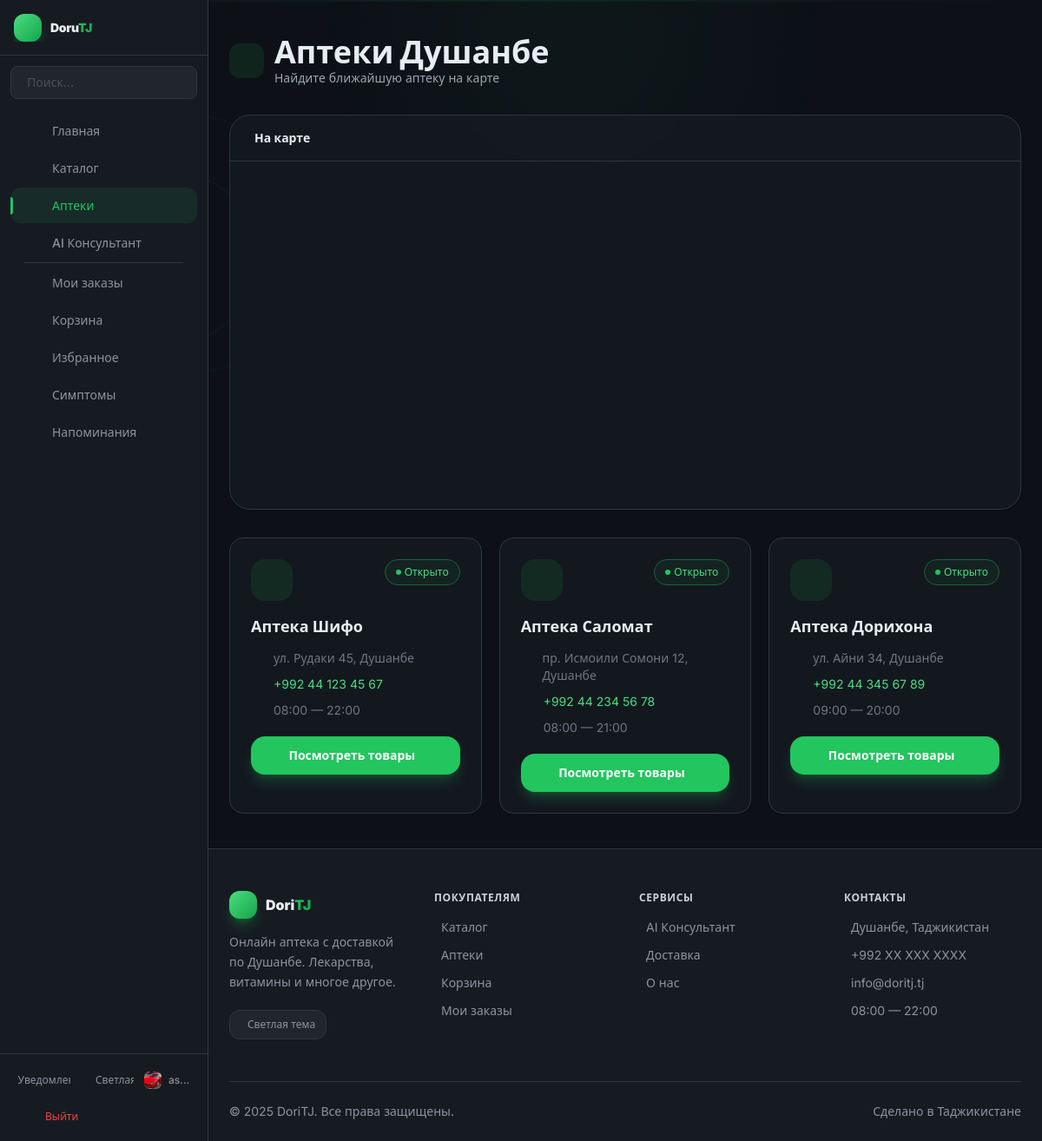
/pharmacies/ (signed in), run on the app's committed database.
### accounts/models.py (models this page shows, shortened)
class User(AbstractUser):
    phone = models.CharField(max_length=20, blank=True)
    address = models.TextField(blank=True)
    birth_date = models.DateField(null=True, blank=True)
    avatar = models.ImageField(upload_to='avatars/', blank=True)
    age = models.PositiveIntegerField(null=True, blank=True)
    is_courier = models.BooleanField(default=False)
    is_manager = models.BooleanField(default=False)

### pharmacies/models.py (models this page shows, shortened)
class Pharmacy(models.Model):
    name = models.CharField(max_length=200)
    address = models.TextField()
    phone = models.CharField(max_length=20)
    latitude = models.FloatField()
    longitude = models.FloatField()
    working_hours = models.CharField(max_length=100)
    is_active = models.BooleanField(default=True)
    manager = models.ForeignKey(
        settings.AUTH_USER_MODEL,
        on_delete=models.SET_NULL,
        null=True,
        blank=True,
        related_name='managed_pharmacies'
    )

### pharmacies/views.py (the view)
# urls.py: path('', views.PharmacyListView.as_view(), name='pharmacy_list'),
class PharmacyListView(generic.ListView):
    model = Pharmacy
    template_name = 'pharmacy_list.html'
    context_object_name = 'pharmacies'
    def get_queryset(self):
        return Pharmacy.objects.filter(is_active=True)

### templates/pharmacy_list.html (shortened to what this page needs)
{% extends 'base.html' %}
{% load i18n %}
{% block content %}
<div class="flex items-center gap-3 mb-8">
  <div class="w-10 h-10 bg-brand-50 dark:bg-brand-900/30 rounded-xl flex items-center justify-center">
  </div>
  <div>
    <h1 class="text-3xl md:text-4xl font-black text-gray-900 dark:text-white">{% trans 'Аптеки Душанбе' %}</h1>
    <p class="text-gray-400 text-sm">{% trans 'Найдите ближайшую аптеку на карте' %}</p>
  </div>
</div>
<div class="bg-white/80 dark:bg-[#161b22]/80 backdrop-blur-sm rounded-3xl border border-gray-200 dark:border-[#30363d] overflow-hidden mb-8 shadow-sm">
  <div class="px-5 py-4 border-b border-gray-200 dark:border-[#30363d] flex items-center gap-2">
    <h2 class="font-bold text-gray-900 dark:text-white text-sm">{% trans 'На карте' %}</h2>
  </div>
  <div id="map" style="height: 400px;"></div>
</div>
<div class="grid grid-cols-1 md:grid-cols-2 lg:grid-cols-3 gap-5 stagger">
  {% for pharmacy in pharmacies %}
  <div class="bg-white/80 dark:bg-[#161b22]/80 backdrop-blur-sm rounded-2xl border border-gray-200 dark:border-[#30363d] p-6 card-lift hover:border-brand-400/40 dark:hover:border-brand-500/40 transition-all shadow-sm">
    <div class="flex items-start justify-between mb-4">
      <div class="w-12 h-12 bg-brand-50 dark:bg-brand-900/30 rounded-2xl flex items-center justify-center">
      </div>
      <span class="flex items-center gap-1 bg-green-50 dark:bg-green-900/20 text-green-700 dark:text-green-400 text-xs px-3 py-1.5 rounded-full font-medium border border-green-200 dark:border-green-800">
        <span class="w-1.5 h-1.5 bg-green-500 rounded-full"></span>
        {% trans 'Открыто' %}
      </span>
    </div>
    <h3 class="font-bold text-gray-900 dark:text-white text-lg mb-3">{{ pharmacy.name }}</h3>
    <div class="space-y-2.5 text-sm text-gray-500 mb-5">
      <div class="flex items-center gap-2.5">
        <span>{{ pharmacy.address }}</span>
      </div>
      <div class="flex items-center gap-2.5">
        <a href="tel:{{ pharmacy.phone }}" class="text-brand-600 dark:text-brand-400 hover:underline">{{ pharmacy.phone }}</a>
      </div>
      <div class="flex items-center gap-2.5">
        <span>{{ pharmacy.working_hours }}</span>
      </div>
    </div>
    <a href="{% url 'pharmacy_detail' pharmacy.pk %}"
       class="flex items-center justify-center gap-2 w-full bg-brand-500 hover:bg-brand-600 text-white py-3 rounded-2xl btn-press transition-all text-sm font-semibold shadow-lg shadow-brand-500/25">
      {% trans 'Посмотреть товары' %}
    </a>
  </div>
  {% endfor %}
</div>
<link rel="stylesheet" href="https://unpkg.com/leaflet@1.9.4/dist/leaflet.css">
{% endblock %}

### templates/base.html (shortened to what this page needs)
{% load i18n %}
{% get_current_language as LANGUAGE_CODE %}
<!DOCTYPE html>
<html lang="{{ LANGUAGE_CODE }}" class="scroll-smooth dark">
<head>
  <script src="https://cdn.tailwindcss.com"></script>
  <link rel="stylesheet" href="https://cdn.jsdelivr.net/npm/@tabler/icons-webfont@latest/tabler-icons.min.css">
</head>
<body class="bg-[#0d1117] text-[#e6edf3] antialiased min-h-screen">
<div style="position:fixed;inset:0;pointer-events:none;z-index:0;overflow:hidden">
  <div style="position:absolute;top:-20%;left:30%;width:600px;height:600px;background:radial-gradient(circle,rgba(34,197,94,0.04) 0%,transparent 70%);border-radius:50%"></div>
</div>
<aside id="sidebar" class="sidebar flex flex-col bg-[#161b22] border-r border-[#30363d]">
  <div class="flex items-center justify-between h-16 px-4 border-b border-[#30363d] flex-shrink-0">
    <a href="{% url 'home' %}" class="flex items-center gap-2.5 overflow-hidden flex-shrink-0">
      <div class="w-8 h-8 bg-gradient-to-br from-brand-400 to-brand-600 rounded-xl flex items-center justify-center shadow-lg shadow-brand-500/30 flex-shrink-0">
      </div>
      <span class="sidebar-logo-text text-sm font-black tracking-tight truncate transition-all duration-300">
        Doru<span class="text-gradient">TJ</span>
      </span>
    </a>
    <button onclick="toggleSidebar()" class="w-7 h-7 rounded-lg flex items-center justify-center text-gray-500 hover:text-[#e6edf3] hover:bg-[#21262d] transition-all flex-shrink-0 sidebar-collapse-btn">
    </button>
  </div>
  {% if user.is_authenticated and not user.is_courier and not user.is_manager %}
  <div class="sidebar-search px-3 pt-3 pb-1">
    <form method="GET" action="{% url 'catalog' %}" class="input-glow">
      <div class="flex items-center bg-[#21262d] rounded-lg border border-[#30363d] hover:border-brand-500/50 focus-within:border-brand-500 transition-all overflow-hidden">
        <input type="text" name="search" placeholder="{% trans 'Поиск...' %}"
               class="w-full bg-transparent px-2 py-2 text-sm text-[#e6edf3] placeholder-[#484f58] focus:outline-none">
      </div>
    </form>
  </div>
  {% endif %}
  <nav class="flex-1 overflow-y-auto scrollbar-none px-3 py-3 space-y-0.5 sidebar-nav">
    {% url 'home' as home_url %}
    {% url 'catalog' as catalog_url %}
    {% url 'pharmacy_list' as pharmacy_url %}
    {% url 'consultant' as consultant_url %}
    {% url 'my_orders' as orders_url %}
    {% url 'cart' as cart_url %}
    {% url 'favorites' as favorites_url %}
    {% url 'symptom_search' as symptom_url %}
    {% url 'reminders' as reminders_url %}
    {% url 'profile' as profile_url %}
    {% with request.path as path %}
    <a href="{{ home_url }}" class="sidebar-item {% if path == home_url %}active{% endif %}">
      <span class="sidebar-label">{% trans 'Главная' %}</span>
    </a>
    {% if not user.is_courier and not user.is_manager %}
    <a href="{{ catalog_url }}" class="sidebar-item {% if path == catalog_url %}active{% endif %}">
      <span class="sidebar-label">{% trans 'Каталог' %}</span>
    </a>
    <a href="{{ pharmacy_url }}" class="sidebar-item {% if path == pharmacy_url %}active{% endif %}">
      <span class="sidebar-label">{% trans 'Аптеки' %}</span>
    </a>
    <a href="{{ consultant_url }}" class="sidebar-item {% if path == consultant_url %}active{% endif %}">
      <span class="sidebar-label">AI {% trans 'Консультант' %}</span>
    </a>
    {% endif %}
    {% if user.is_authenticated and not user.is_courier and not user.is_manager %}
    <div class="sidebar-divider"></div>
    <a href="{{ orders_url }}" class="sidebar-item {% if path == orders_url %}active{% endif %}">
      <span class="sidebar-label">{% trans 'Мои заказы' %}</span>
    </a>
    <a href="{{ cart_url }}" class="sidebar-item {% if path == cart_url %}active{% endif %}">
      <span class="sidebar-label">{% trans 'Корзина' %}</span>
    </a>
    <a href="{{ favorites_url }}" class="sidebar-item {% if path == favorites_url %}active{% endif %}">
      <span class="sidebar-label">{% trans 'Избранное' %}</span>
    </a>
    <a href="{{ symptom_url }}" class="sidebar-item {% if path == symptom_url %}active{% endif %}">
      <span class="sidebar-label">{% trans 'Симптомы' %}</span>
    </a>
    <a href="{{ reminders_url }}" class="sidebar-item {% if path == reminders_url %}active{% endif %}">
      <span class="sidebar-label">{% trans 'Напоминания' %}</span>
    </a>
    {% endif %}
    {% endwith %}
  </nav>
  <div class="border-t border-[#30363d] px-3 py-3 flex-shrink-0 sidebar-bottom">
    {% if user.is_authenticated %}
    <div class="flex items-center justify-between gap-1 mb-2">
      <a href="{% url 'notifications' %}" class="sidebar-item !p-2 !rounded-lg flex-1 flex items-center justify-center gap-2 relative" title="{% trans 'Уведомления' %}">
        <span class="sidebar-label text-xs">{% trans 'Уведомления' %}</span>
      </a>
      <button onclick="toggleTheme()" class="sidebar-item !p-2 !rounded-lg flex-1 flex items-center justify-center gap-2" title="{% trans 'Тема' %}">
        <span id="sidebar-theme-text" class="sidebar-label text-xs">{% trans 'Тёмная' %}</span>
      </button>
      <a href="{% url 'profile' %}" class="sidebar-item !p-2 !rounded-lg flex-1 flex items-center justify-center gap-2" title="{% trans 'Профиль' %}">
        <div class="w-5 h-5 rounded-md overflow-hidden flex-shrink-0">
          {% if user.avatar %}
          <img src="{{ user.avatar.url }}" class="w-full h-full object-cover">
          {% else %}
          <div class="w-full h-full bg-gradient-to-br from-brand-400 to-brand-600 flex items-center justify-center text-white text-[8px] font-bold">
            {{ user.username|first|upper }}
          </div>
          {% endif %}
        </div>
        <span class="sidebar-label text-xs truncate">{{ user.username }}</span>
      </a>
    </div>
    <a href="{% url 'logout' %}" class="sidebar-item !p-2 !rounded-lg text-red-500 hover:bg-red-500/10 hover:text-red-400">
      <span class="sidebar-label text-xs">{% trans 'Выйти' %}</span>
    </a>
    {% endif %}
  </div>
</aside>
<div id="main-wrapper" class="main-content flex flex-col min-h-screen relative z-10">
  <main class="flex-1 w-full max-w-7xl mx-auto px-4 md:px-6 py-6 md:py-10">
    {% block content %}{% endblock %}
  </main>
  <footer class="bg-[#161b22] border-t border-[#30363d] mt-auto pb-20 lg:pb-0">
    <div class="max-w-7xl mx-auto px-4 md:px-6">
      <div class="grid grid-cols-2 md:grid-cols-4 gap-8 py-12">
        <div class="col-span-2 md:col-span-1">
          <a href="{% url 'home' %}" class="flex items-center gap-2.5 mb-4 group">
            <div class="w-8 h-8 bg-gradient-to-br from-brand-400 to-brand-600 rounded-xl flex items-center justify-center group-hover:scale-105 transition-transform shadow-lg shadow-brand-500/30">
            </div>
            <span class="font-black text-[#e6edf3]">Dori<span class="text-gradient">TJ</span></span>
          </a>
          <p class="text-[#8b949e] text-sm leading-relaxed mb-5 max-w-xs">
            {% trans 'Онлайн аптека с доставкой по Душанбе. Лекарства, витамины и многое другое.' %}
          </p>
          <button onclick="toggleTheme()" class="inline-flex items-center gap-2 bg-[#21262d] hover:bg-[#30363d] px-3 py-2 rounded-xl text-xs font-medium text-[#8b949e] btn-press transition-all border border-[#30363d]">
            <span id="footer-theme-text">{% trans 'Тёмная тема' %}</span>
          </button>
        </div>
        <div>
          <h4 class="text-xs font-semibold text-[#c9d1d9] uppercase tracking-wider mb-4">{% trans 'Покупателям' %}</h4>
          <ul class="space-y-3">
            <li><a href="{% url 'catalog' %}" class="flex items-center gap-2 text-sm text-[#8b949e] hover:text-brand-500 transition-colors">{% trans 'Каталог' %}</a></li>
            <li><a href="{% url 'pharmacy_list' %}" class="flex items-center gap-2 text-sm text-[#8b949e] hover:text-brand-500 transition-colors">{% trans 'Аптеки' %}</a></li>
            <li><a href="{% url 'cart' %}" class="flex items-center gap-2 text-sm text-[#8b949e] hover:text-brand-500 transition-colors">{% trans 'Корзина' %}</a></li>
            <li><a href="{% url 'my_orders' %}" class="flex items-center gap-2 text-sm text-[#8b949e] hover:text-brand-500 transition-colors">{% trans 'Мои заказы' %}</a></li>
          </ul>
        </div>
        <div>
          <h4 class="text-xs font-semibold text-[#c9d1d9] uppercase tracking-wider mb-4">{% trans 'Сервисы' %}</h4>
          <ul class="space-y-3">
            <li><a href="{% url 'consultant' %}" class="flex items-center gap-2 text-sm text-[#8b949e] hover:text-brand-500 transition-colors">{% trans 'AI Консультант' %}</a></li>
            <li><a href="#" class="flex items-center gap-2 text-sm text-[#8b949e] hover:text-brand-500 transition-colors">{% trans 'Доставка' %}</a></li>
            <li><a href="#" class="flex items-center gap-2 text-sm text-[#8b949e] hover:text-brand-500 transition-colors">{% trans 'О нас' %}</a></li>
          </ul>
        </div>
        <div>
          <h4 class="text-xs font-semibold text-[#c9d1d9] uppercase tracking-wider mb-4">{% trans 'Контакты' %}</h4>
          <ul class="space-y-3 mb-5">
            <li class="flex items-start gap-2 text-sm text-[#8b949e]">{% trans 'Душанбе, Таджикистан' %}</li>
            <li><a href="tel:+992XXXXXXXXX" class="flex items-center gap-2 text-sm text-[#8b949e] hover:text-brand-500 transition-colors">+992 XX XXX XXXX</a></li>
            <li><a href="mailto:info@doritj.tj" class="flex items-center gap-2 text-sm text-[#8b949e] hover:text-brand-500 transition-colors">info@doritj.tj</a></li>
            <li class="flex items-center gap-2 text-sm text-[#8b949e]">08:00 — 22:00</li>
          </ul>
        </div>
      </div>
      <div class="border-t border-[#30363d] py-6 flex flex-col md:flex-row items-center justify-between gap-3">
        <p class="text-sm text-[#8b949e]">{% blocktrans %}© 2025 DoriTJ. Все права защищены.{% endblocktrans %}</p>
        <p class="text-sm text-[#8b949e] flex items-center gap-1.5">{% trans 'Сделано в Таджикистане' %}</p>
      </div>
    </div>
  </footer>
</div>
</body>
</html>

### data on the page
User: avatar (picture), username "as…"
Pharmacy: name "Аптека Шифо", address "ул. Рудаки 45, Душанбе", phone "+992 44 123 45 67", working_hours "08:00 — 22:00"
Pharmacy: name "Аптека Саломат", address "пр. Исмоили Сомони 12, Душанбе", phone "+992 44 234 56 78", working_hours "08:00 — 21:00"
Pharmacy: name "Аптека Дорихона", address "ул. Айни 34, Душанбе", phone "+992 44 345 67 89", working_hours "09:00 — 20:00"
